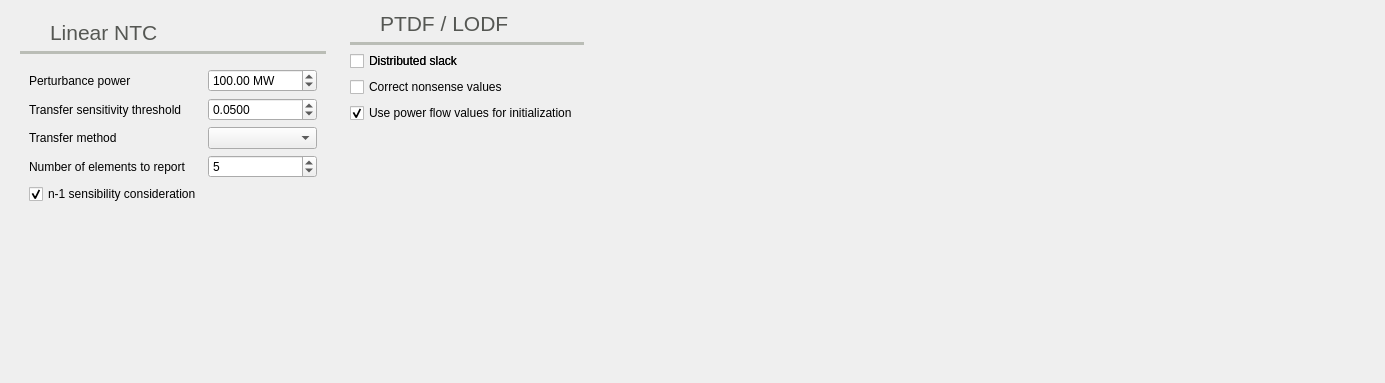
          <widget class="QWidget" name="tab_9">
           <attribute name="icon">
            <iconset resource="icons.qrc">
             <normaloff>:/Icons/icons/ptdf.svg</normaloff>:/Icons/icons/ptdf.svg</iconset>
           </attribute>
           <attribute name="title">
            <string>Linear</string>
           </attribute>
           <attribute name="toolTip">
            <string>Linear calculations related settings</string>
           </attribute>
           <layout class="QHBoxLayout" name="horizontalLayout_8">
            <item>
             <widget class="QFrame" name="frame_64">
              <property name="frameShape">
               <enum>QFrame::NoFrame</enum>
              </property>
              <property name="frameShadow">
               <enum>QFrame::Raised</enum>
              </property>
              <layout class="QGridLayout" name="gridLayout_13">
               <item row="6" column="0" colspan="2">
                <widget class="Line" name="line_23">
                 <property name="palette">
                  <palette>
                   <active>
                    <colorrole role="WindowText">
                     <brush brushstyle="SolidPattern">
                      <color alpha="255">
                       <red>186</red>
                       <green>189</green>
                       <blue>182</blue>
                      </color>
                     </brush>
                    </colorrole>
                   </active>
                   <inactive>
                    <colorrole role="WindowText">
                     <brush brushstyle="SolidPattern">
                      <color alpha="255">
                       <red>186</red>
                       <green>189</green>
                       <blue>182</blue>
                      </color>
                     </brush>
                    </colorrole>
                   </inactive>
                   <disabled>
                    <colorrole role="WindowText">
                     <brush brushstyle="SolidPattern">
                      <color alpha="255">
                       <red>190</red>
                       <green>190</green>
                       <blue>190</blue>
                      </color>
                     </brush>
                    </colorrole>
                   </disabled>
                  </palette>
                 </property>
                 <property name="frameShadow">
                  <enum>QFrame::Plain</enum>
                 </property>
                 <property name="lineWidth">
                  <number>4</number>
                 </property>
                 <property name="orientation">
                  <enum>Qt::Horizontal</enum>
                 </property>
                </widget>
               </item>
               <item row="5" column="1">
                <widget class="QLabel" name="label_61">
                 <property name="palette">
                  <palette>
                   <active>
                    <colorrole role="WindowText">
                     <brush brushstyle="SolidPattern">
                      <color alpha="255">
                       <red>85</red>
                       <green>87</green>
                       <blue>83</blue>
                      </color>
                     </brush>
                    </colorrole>
                   </active>
                   <inactive>
                    <colorrole role="WindowText">
                     <brush brushstyle="SolidPattern">
                      <color alpha="255">
                       <red>85</red>
                       <green>87</green>
                       <blue>83</blue>
                      </color>
                     </brush>
                    </colorrole>
                   </inactive>
                   <disabled>
                    <colorrole role="WindowText">
                     <brush brushstyle="SolidPattern">
                      <color alpha="255">
                       <red>190</red>
                       <green>190</green>
                       <blue>190</blue>
                      </color>
                     </brush>
                    </colorrole>
                   </disabled>
                  </palette>
                 </property>
                 <property name="font">
                  <font>
                   <pointsize>16</pointsize>
                  </font>
                 </property>
                 <property name="text">
                  <string>Linear NTC</string>
                 </property>
                </widget>
               </item>
               <item row="10" column="0" colspan="2">
                <spacer name="verticalSpacer_9">
                 <property name="orientation">
                  <enum>Qt::Vertical</enum>
                 </property>
                 <property name="sizeHint" stdset="0">
                  <size>
                   <width>20</width>
                   <height>150</height>
                  </size>
                 </property>
                </spacer>
               </item>
               <item row="7" column="0" colspan="2">
                <widget class="QFrame" name="frame_66">
                 <property name="frameShape">
                  <enum>QFrame::NoFrame</enum>
                 </property>
                 <property name="frameShadow">
                  <enum>QFrame::Raised</enum>
                 </property>
                 <layout class="QGridLayout" name="gridLayout_16">
                  <item row="3" column="0">
                   <widget class="QLabel" name="label_30">
                    <property name="text">
                     <string>Number of elements to report</string>
                    </property>
                   </widget>
                  </item>
                  <item row="0" column="1">
                   <widget class="QDoubleSpinBox" name="atcPerturbanceSpinBox">
                    <property name="toolTip">
                     <string>Amount of power used to compute the branches sensitivity to the transfer</string>
                    </property>
                    <property name="suffix">
                     <string> MW</string>
                    </property>
                    <property name="maximum">
                     <double>999999999999.000000000000000</double>
                    </property>
                    <property name="value">
                     <double>100.000000000000000</double>
                    </property>
                   </widget>
                  </item>
                  <item row="1" column="0">
                   <widget class="QLabel" name="label_62">
                    <property name="text">
                     <string>Transfer sensitivity threshold</string>
                    </property>
                   </widget>
                  </item>
                  <item row="3" column="1">
                   <widget class="QSpinBox" name="ntcReportLimitingElementsSpinBox">
                    <property name="toolTip">
                     <string>Top NTC limiting elements. Set to -1 to display all.</string>
                    </property>
                    <property name="minimum">
                     <number>0</number>
                    </property>
                    <property name="maximum">
                     <number>999999999</number>
                    </property>
                    <property name="value">
                     <number>5</number>
                    </property>
                   </widget>
                  </item>
                  <item row="0" column="0">
                   <widget class="QLabel" name="label_91">
                    <property name="text">
                     <string>Perturbance power</string>
                    </property>
                   </widget>
                  </item>
                  <item row="1" column="1">
                   <widget class="QDoubleSpinBox" name="atcThresholdSpinBox">
                    <property name="toolTip">
                     <string>Threshold used to discard insensitive branches</string>
                    </property>
                    <property name="decimals">
                     <number>4</number>
                    </property>
                    <property name="maximum">
                     <double>1.000000000000000</double>
                    </property>
                    <property name="value">
                     <double>0.050000000000000</double>
                    </property>
                   </widget>
                  </item>
                  <item row="2" column="0">
                   <widget class="QLabel" name="label_77">
                    <property name="text">
                     <string>Transfer method</string>
                    </property>
                   </widget>
                  </item>
                  <item row="2" column="1">
                   <widget class="QComboBox" name="transferMethodComboBox"/>
                  </item>
                  <item row="4" column="0">
                   <widget class="QCheckBox" name="n1ConsiderationCheckBox">
                    <property name="text">
                     <string>n-1 sensibility consideration</string>
                    </property>
                    <property name="checked">
                     <bool>true</bool>
                    </property>
                   </widget>
                  </item>
                 </layout>
                </widget>
               </item>
               <item row="5" column="0">
                <widget class="QLabel" name="label_90">
                 <property name="minimumSize">
                  <size>
                   <width>24</width>
                   <height>24</height>
                  </size>
                 </property>
                 <property name="maximumSize">
                  <size>
                   <width>24</width>
                   <height>24</height>
                  </size>
                 </property>
                 <property name="text">
                  <string/>
                 </property>
                 <property name="pixmap">
                  <pixmap resource="icons.qrc">:/Icons/icons/atc.svg</pixmap>
                 </property>
                 <property name="scaledContents">
                  <bool>true</bool>
                 </property>
                </widget>
               </item>
              </layout>
             </widget>
            </item>
            <item>
             <widget class="QFrame" name="frame_32">
              <property name="frameShape">
               <enum>QFrame::NoFrame</enum>
              </property>
              <property name="frameShadow">
               <enum>QFrame::Raised</enum>
              </property>
              <layout class="QGridLayout" name="gridLayout_14">
               <property name="topMargin">
                <number>0</number>
               </property>
               <item row="2" column="0" colspan="2">
                <widget class="QCheckBox" name="ptdf_distributed_slack_checkBox">
                 <property name="text">
                  <string>Distributed slack</string>
                 </property>
                 <property name="checked">
                  <bool>false</bool>
                 </property>
                </widget>
               </item>
               <item row="3" column="0" colspan="2">
                <widget class="QCheckBox" name="ptdf_correct_nonsense_values_checkBox">
                 <property name="text">
                  <string>Correct nonsense values</string>
                 </property>
                 <property name="checked">
                  <bool>false</bool>
                 </property>
                </widget>
               </item>
               <item row="0" column="0" colspan="2">
                <widget class="QFrame" name="frame_42">
                 <property name="frameShape">
                  <enum>QFrame::NoFrame</enum>
                 </property>
                 <property name="frameShadow">
                  <enum>QFrame::Raised</enum>
                 </property>
                 <layout class="QHBoxLayout" name="horizontalLayout_14">
                  <property name="leftMargin">
                   <number>0</number>
                  </property>
                  <property name="topMargin">
                   <number>0</number>
                  </property>
                  <property name="rightMargin">
                   <number>0</number>
                  </property>
                  <property name="bottomMargin">
                   <number>0</number>
                  </property>
                  <item>
                   <widget class="QLabel" name="label_70">
                    <property name="minimumSize">
                     <size>
                      <width>24</width>
                      <height>24</height>
                     </size>
                    </property>
                    <property name="maximumSize">
                     <size>
                      <width>24</width>
                      <height>24</height>
                     </size>
                    </property>
                    <property name="text">
                     <string/>
                    </property>
                    <property name="pixmap">
                     <pixmap resource="icons.qrc">:/Icons/icons/ptdf.svg</pixmap>
                    </property>
                    <property name="scaledContents">
                     <bool>true</bool>
                    </property>
                   </widget>
                  </item>
                  <item>
                   <widget class="QLabel" name="label_71">
                    <property name="palette">
                     <palette>
                      <active>
                       <colorrole role="WindowText">
                        <brush brushstyle="SolidPattern">
                         <color alpha="255">
                          <red>85</red>
                          <green>87</green>
                          <blue>83</blue>
                         </color>
                        </brush>
                       </colorrole>
                      </active>
                      <inactive>
                       <colorrole role="WindowText">
                        <brush brushstyle="SolidPattern">
                         <color alpha="255">
                          <red>85</red>
                          <green>87</green>
                          <blue>83</blue>
                         </color>
                        </brush>
                       </colorrole>
                      </inactive>
                      <disabled>
                       <colorrole role="WindowText">
                        <brush brushstyle="SolidPattern">
                         <color alpha="255">
                          <red>190</red>
                          <green>190</green>
                          <blue>190</blue>
                         </color>
                        </brush>
                       </colorrole>
                      </disabled>
                     </palette>
                    </property>
                    <property name="font">
                     <font>
                      <pointsize>16</pointsize>
                     </font>
                    </property>
                    <property name="text">
                     <string>PTDF / LODF</string>
                    </property>
                    <property name="alignment">
                     <set>Qt::AlignBottom|Qt::AlignLeading|Qt::AlignLeft</set>
                    </property>
                   </widget>
                  </item>
                 </layout>
                </widget>
               </item>
               <item row="7" column="0">
                <spacer name="verticalSpacer_12">
                 <property name="orientation">
                  <enum>Qt::Vertical</enum>
                 </property>
                 <property name="sizeHint" stdset="0">
                  <size>
                   <width>20</width>
                   <height>40</height>
                  </size>
                 </property>
                </spacer>
               </item>
               <item row="4" column="0">
                <widget class="QCheckBox" name="usePfValuesForAtcCheckBox">
                 <property name="toolTip">
                  <string>Use existing power flow values for the contingency initialization in the net transfer capacity and contingency simulations</string>
                 </property>
                 <property name="text">
                  <string>Use power flow values for initialization</string>
                 </property>
                 <property name="checked">
                  <bool>true</bool>
                 </property>
                </widget>
               </item>
               <item row="1" column="0" colspan="2">
                <widget class="Line" name="line_22">
                 <property name="palette">
                  <palette>
                   <active>
                    <colorrole role="WindowText">
                     <brush brushstyle="SolidPattern">
                      <color alpha="255">
                       <red>186</red>
                       <green>189</green>
                       <blue>182</blue>
                      </color>
                     </brush>
                    </colorrole>
                   </active>
                   <inactive>
                    <colorrole role="WindowText">
                     <brush brushstyle="SolidPattern">
                      <color alpha="255">
                       <red>186</red>
                       <green>189</green>
                       <blue>182</blue>
                      </color>
                     </brush>
                    </colorrole>
                   </inactive>
                   <disabled>
                    <colorrole role="WindowText">
                     <brush brushstyle="SolidPattern">
                      <color alpha="255">
                       <red>190</red>
                       <green>190</green>
                       <blue>190</blue>
                      </color>
                     </brush>
                    </colorrole>
                   </disabled>
                  </palette>
                 </property>
                 <property name="frameShadow">
                  <enum>QFrame::Plain</enum>
                 </property>
                 <property name="lineWidth">
                  <number>4</number>
                 </property>
                 <property name="orientation">
                  <enum>Qt::Horizontal</enum>
                 </property>
                </widget>
               </item>
               <item row="2" column="0" colspan="2">
                <widget class="QCheckBox" name="ptdf_distributed_slack_checkBox">
                 <property name="text">
                  <string>Distributed slack</string>
                 </property>
                 <property name="checked">
                  <bool>false</bool>
                 </property>
                </widget>
               </item>
              </layout>
             </widget>
            </item>
            <item>
             <spacer name="horizontalSpacer_8">
              <property name="orientation">
               <enum>Qt::Horizontal</enum>
              </property>
              <property name="sizeHint" stdset="0">
               <size>
                <width>781</width>
                <height>20</height>
               </size>
              </property>
             </spacer>
            </item>
           </layout>
          </widget>
